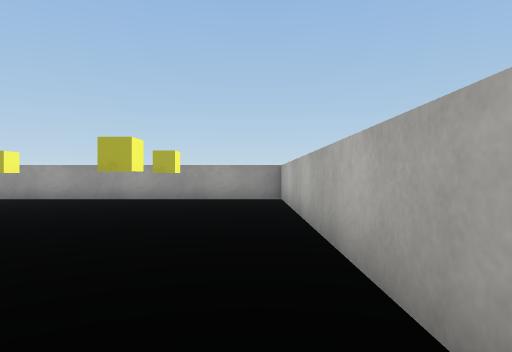
View 1 (above)

24 first-person views from a walk through a 3-D level made in the Unity game engine. The camera is 0.68 m above the floor, looks level and sees 75° across. The floor is counted in squares, 1 m on a side. Each view is taken from the middle of a square. On the plan, view 1 faces up. The plan holds only what a view shows up to about 10 squares ahead; the rest is blank. The place goes on beyond the plan. The player is left out. Surface patterns are stand-ins for the level's own textures.

View 2
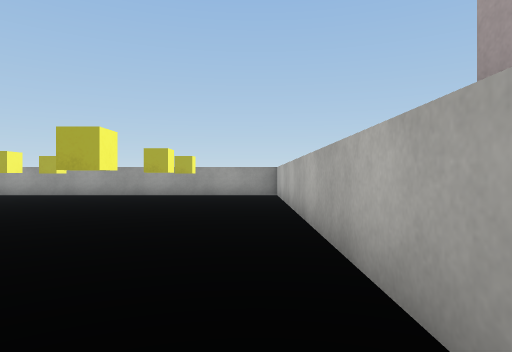

View 3
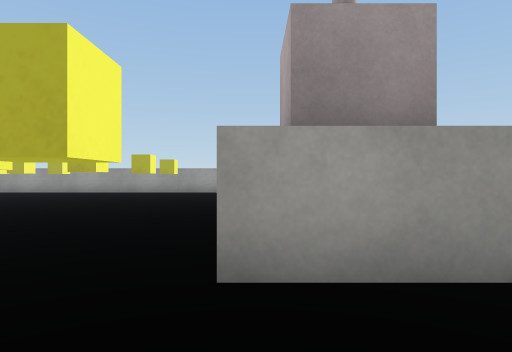

View 4
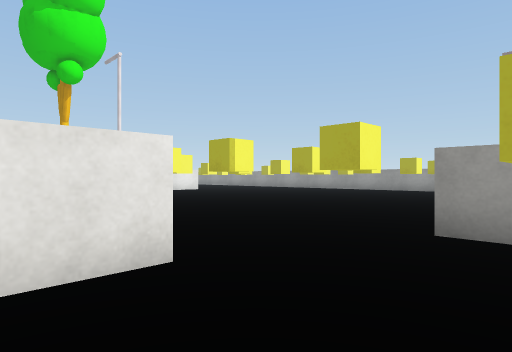

View 5
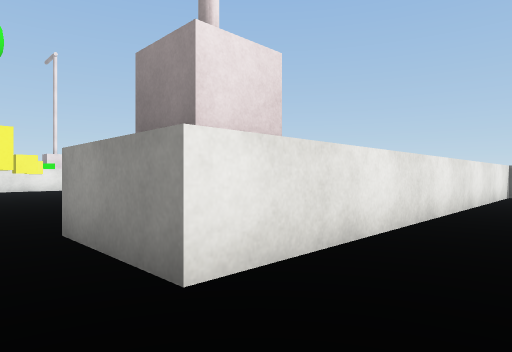

View 6
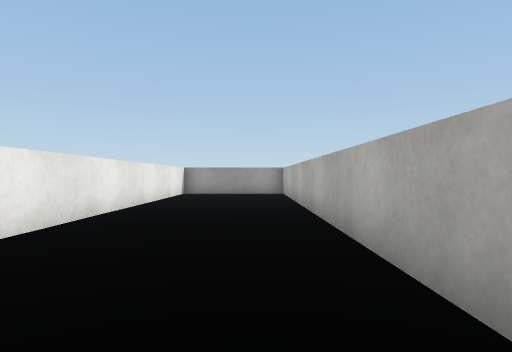

View 7
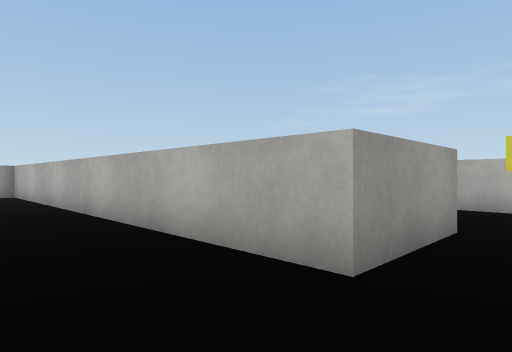

View 8
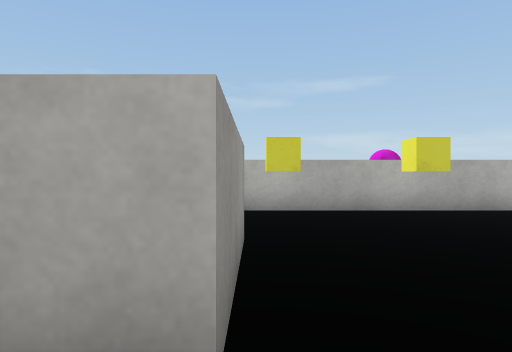

View 9
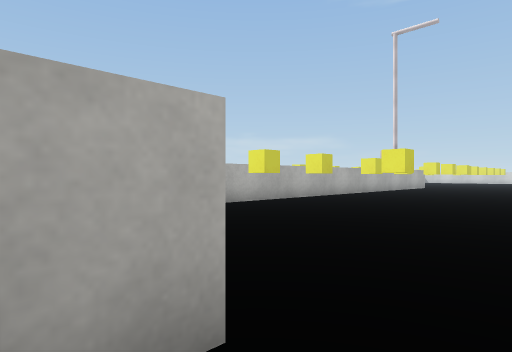

View 10
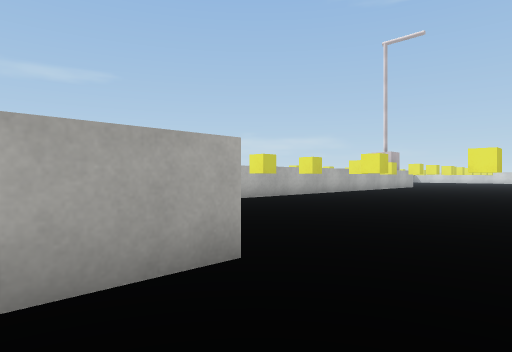

View 11
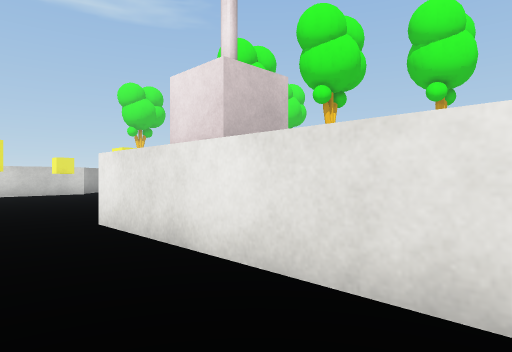

View 12
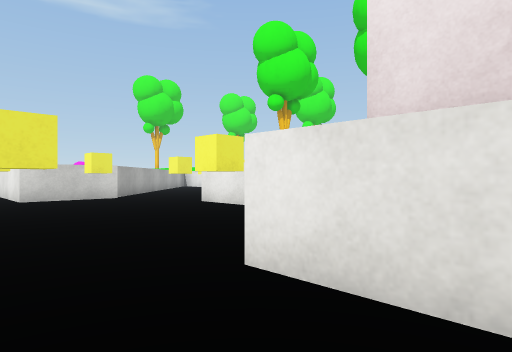

View 13
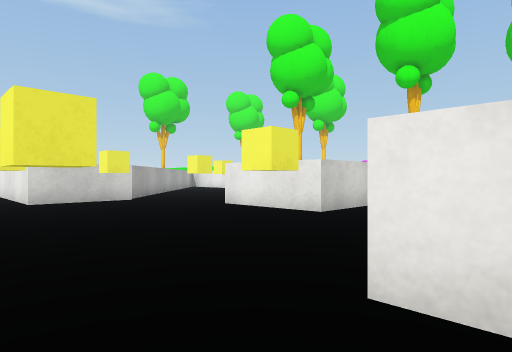

View 14
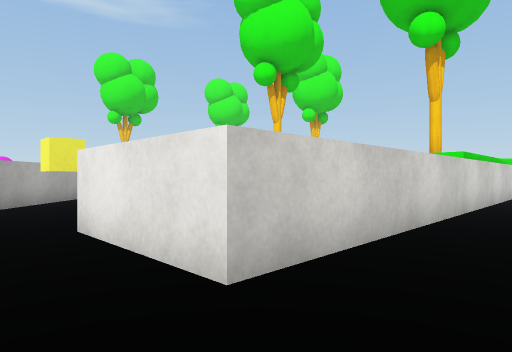

View 15
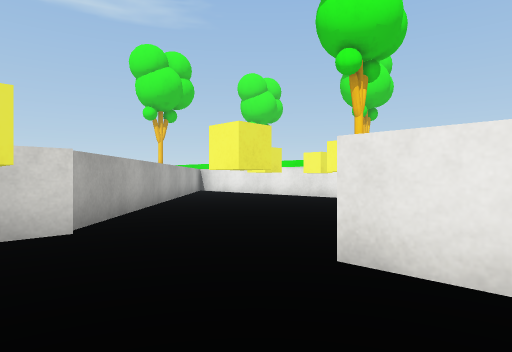

View 16
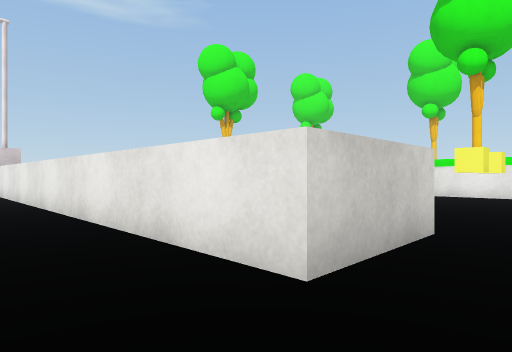

View 17
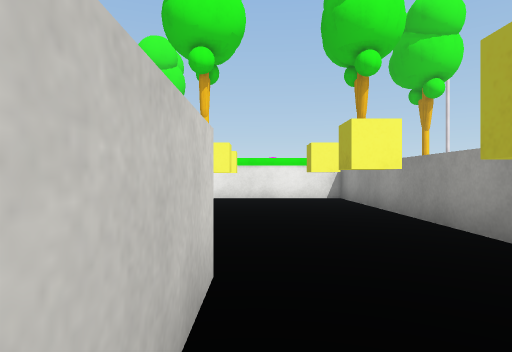

View 18
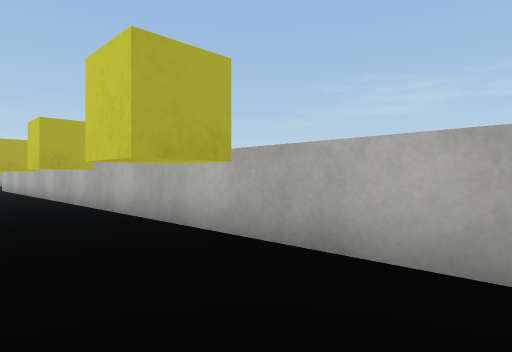

View 19
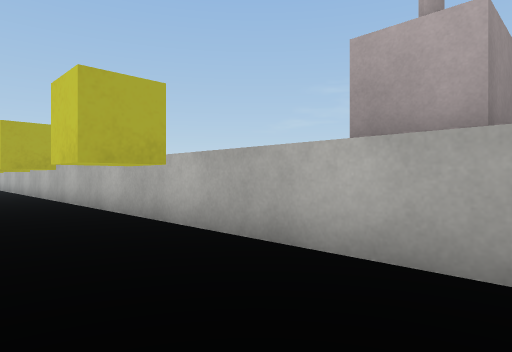

View 20
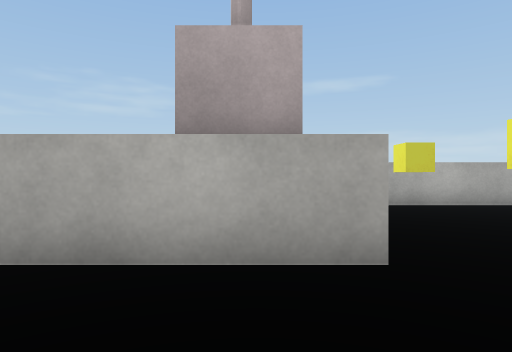

View 21
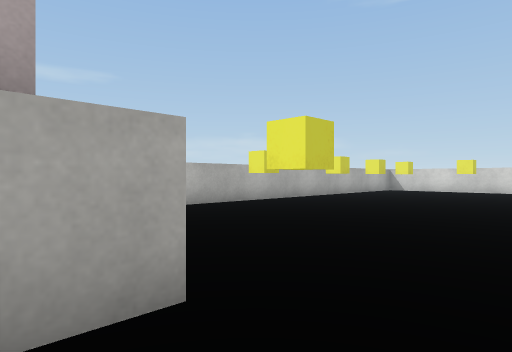

View 22
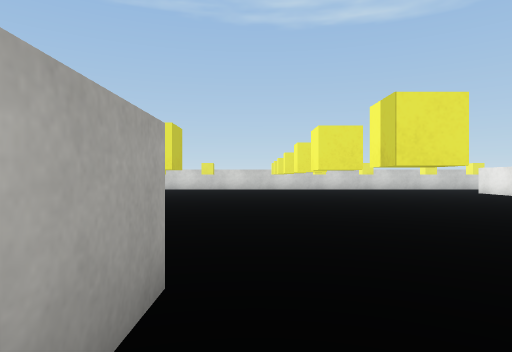

View 23
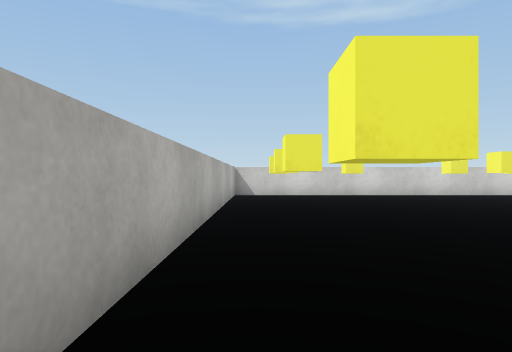

View 24
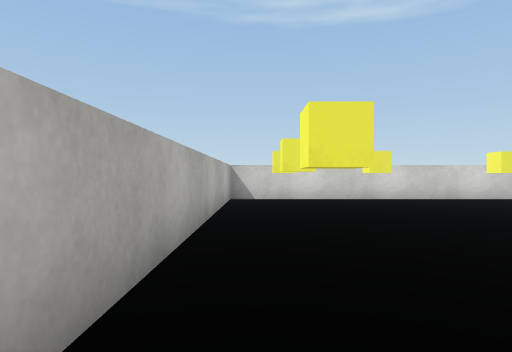

### Floor plan
Key: @ floor where view 1 was taken; # wall or solid block; . floor; ^ raised ledge; C yellow cube; S streetlight; O other object.
Columns run from 6 left of view 1 to 18 right of it. Each row starts with its distance up from view 1.
 10 ^^^^^^^^
  9 .......^ ^   ^
  8 C...C..^ ^   ^
  7 .......^ ^...^
  6 C......^ ^...^
  5 ....C..^ ^...^
  4  ......^ ^...^
  3  ......^ ^...^
  2   ..C..^ ^.. ^
  1  ......^ ^   ^
  0 ....C.@#S# . ^
 -1 C......#S# ..^    .^
 -2  ......###  .^^^ C.^
 -3   C.C.C......    ..^
 -4 ..  ....C.C    ....^
 -5 ^^^^^^.....  ....C.^
 -6      ^....O .....C.^
 -7 ^^^^^^..... .......^
 -8 ........... .C.C.C.^
 -9 ...C.C..C..........^
-10 ........... .......^
-11 .C.C..^^^^.  ....C.^
-12 .....^^  ^   ... ..^
-13  ....^   ^       ..^
-14   ..#    ^       C.^
-15    ##    ^.      ..^
-16          ^.       .^
-17          ^.        ^
-18          ^.     .  ^
-19          ^.       .SS
-20          ^      .. #S
-21          ^      .  #
-22                  C   ..
-23                  C C .C.^
-24               .... . ...^
-25              ....C......^
-26             ..........C.^
-27             .....C......^
-28            .............^
-29            ...........C.^
-30                   ......^
-31                  .....C.^
-32                  C......^
-33                 ........^
-34                 .C..C.C.^
-35                 ........^
-36                ^^^^^^^^^^

Positions as (right, up) in squares from view 1, and headings:
1: (0, 0), facing up
2: (0, -2), facing up
3: (1, -4), facing up
4: (2, -6), facing up-left
5: (5, -3), facing up-left
6: (6, -3), facing up
7: (5, -3), facing up-right
8: (6, -2), facing right
9: (6, -1), facing down-right
10: (5, 0), facing down-right
11: (5, 3), facing down-left
12: (5, 0), facing down-left
13: (5, -1), facing down-left
14: (1, -3), facing down-left
15: (2, -6), facing down-left
16: (5, -9), facing down-left
17: (3, -10), facing left
18: (10, -18), facing up-right
19: (10, -21), facing up-right
20: (10, -20), facing right
21: (11, -20), facing down-right
22: (12, -19), facing down
23: (17, -24), facing down
24: (17, -26), facing down
